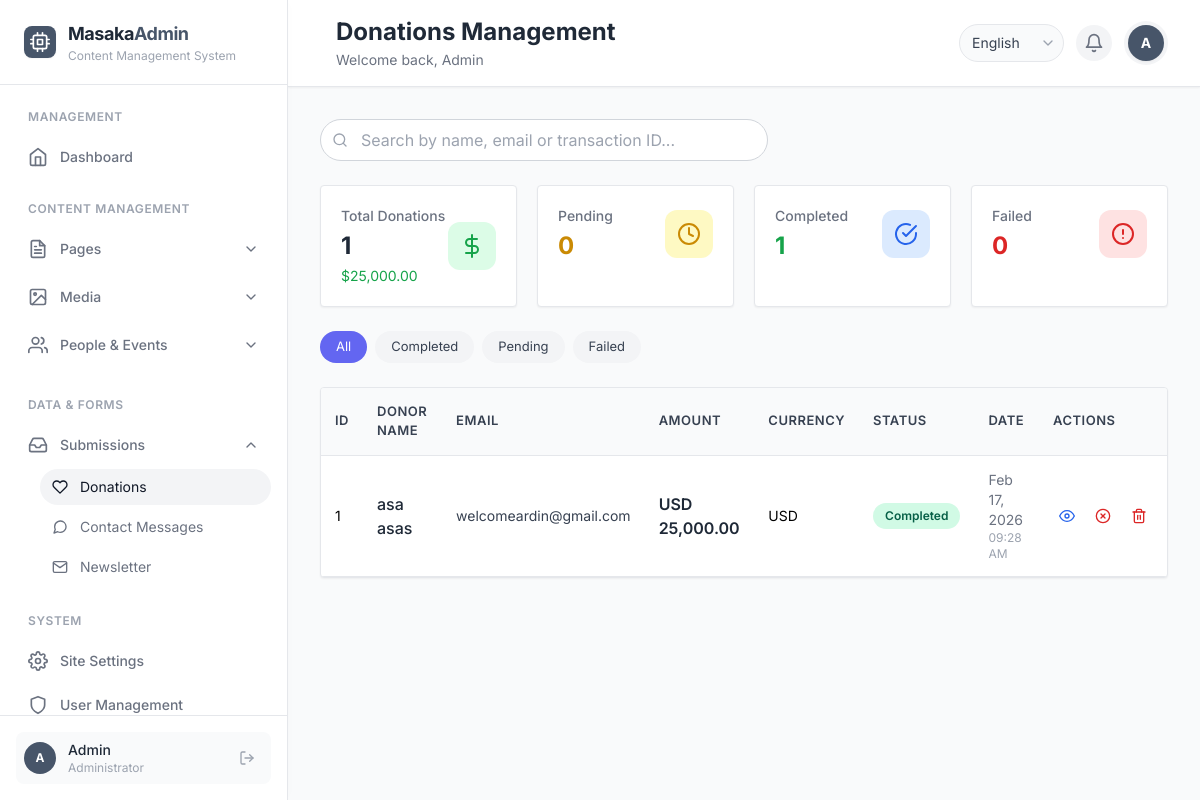
Screenshot of /admin/donations.php (signed in) with the database file from the repository.
### tables this page shows
CREATE TABLE `donations` (
  `id` int(11) NOT NULL,
  `full_name` varchar(255) NOT NULL,
  `email` varchar(255) NOT NULL,
  `phone` varchar(50) DEFAULT NULL,
  `amount` decimal(10,2) NOT NULL,
  `currency` varchar(3) DEFAULT 'USD',
  `payment_method` varchar(50) DEFAULT NULL,
  `transaction_id` varchar(255) DEFAULT NULL,
  `message` text DEFAULT NULL,
  `status` enum('pending','completed','failed') DEFAULT 'pending',
  `created_at` timestamp NOT NULL DEFAULT current_timestamp()
);

### admin/donations.php (the view, shortened to what this page needs)
<?php
require_once __DIR__ . '/../API/config.php';
$status_filter = isset($_GET['status']) ? $_GET['status'] : '';
$search = isset($_GET['search']) ? $_GET['search'] : '';
$where_clauses = [];
$where_sql = !empty($where_clauses) ? "WHERE " . implode(" AND ", $where_clauses) : "";
$donations = $conn->query("
    SELECT * FROM donations
    $where_sql
    ORDER BY created_at DESC
");
$stats = [];
$total_query = $conn->query("SELECT SUM(amount) as total, COUNT(*) as count FROM donations WHERE status = 'completed'");
$total_data = $total_query->fetch_assoc();
$stats['total_amount'] = $total_data['total'] ?? 0;
$stats['total_count'] = $total_data['count'] ?? 0;
$pending_query = $conn->query("SELECT COUNT(*) as count FROM donations WHERE status = 'pending'");
$stats['pending_count'] = $pending_query ? ($pending_query->fetch_assoc()['count'] ?? 0) : 0;
$completed_query = $conn->query("SELECT COUNT(*) as count FROM donations WHERE status = 'completed'");
$stats['completed_count'] = $completed_query ? ($completed_query->fetch_assoc()['count'] ?? 0) : 0;
$failed_query = $conn->query("SELECT COUNT(*) as count FROM donations WHERE status = 'failed'");
$stats['failed_count'] = $failed_query ? ($failed_query->fetch_assoc()['count'] ?? 0) : 0;
?>
<div class="space-y-6">
    <div class="flex flex-col sm:flex-row justify-between items-start sm:items-center gap-4">
        <div class="relative flex-1 max-w-md">
            <i data-feather="search" class="absolute left-3 top-1/2 transform -translate-y-1/2 w-4 h-4 text-gray-400"></i>
            <form method="GET" action="" id="searchForm">
                <input type="text" name="search" id="searchInput" placeholder="Search by name, email or transaction ID..."
                    value="<?php echo htmlspecialchars($search); ?>"
                    class="w-full pl-10 pr-4 py-2 border border-gray-300 rounded-full focus:ring-2">
            </form>
        </div>
    </div>
    <div class="grid grid-cols-1 sm:grid-cols-2 lg:grid-cols-4 gap-5">
        <div class="bg-white rounded border border-gray-200 shadow-sm p-5 stat-card">
            <div class="flex items-center justify-between">
                <div>
                    <p class="text-sm font-medium text-gray-500">Total Donations</p>
                    <p class="text-2xl font-bold text-gray-800 mt-1"><?php echo number_format($stats['total_count']); ?></p>
                    <p class="text-sm text-green-600 mt-1">$<?php echo number_format($stats['total_amount'], 2); ?></p>
                </div>
                <div class="w-12 h-12 bg-green-100 rounded-xl flex items-center justify-center">
                    <i data-feather="dollar-sign" class="w-6 h-6 text-green-600"></i>
                </div>
            </div>
        </div>
        <div class="bg-white rounded border border-gray-200 shadow-sm p-5 stat-card">
            <div class="flex items-center justify-between">
                <div>
                    <p class="text-sm font-medium text-gray-500">Pending</p>
                    <p class="text-2xl font-bold text-yellow-600 mt-1"><?php echo number_format($stats['pending_count']); ?></p>
                </div>
                <div class="w-12 h-12 bg-yellow-100 rounded-xl flex items-center justify-center">
                    <i data-feather="clock" class="w-6 h-6 text-yellow-600"></i>
                </div>
            </div>
        </div>
        <div class="bg-white rounded border border-gray-200 shadow-sm p-5 stat-card">
            <div class="flex items-center justify-between">
                <div>
                    <p class="text-sm font-medium text-gray-500">Completed</p>
                    <p class="text-2xl font-bold text-green-600 mt-1"><?php echo number_format($stats['completed_count']); ?></p>
                </div>
                <div class="w-12 h-12 bg-blue-100 rounded-xl flex items-center justify-center">
                    <i data-feather="check-circle" class="w-6 h-6 text-blue-600"></i>
                </div>
            </div>
        </div>
        <div class="bg-white rounded border border-gray-200 shadow-sm p-5 stat-card">
            <div class="flex items-center justify-between">
                <div>
                    <p class="text-sm font-medium text-gray-500">Failed</p>
                    <p class="text-2xl font-bold text-red-600 mt-1"><?php echo number_format($stats['failed_count']); ?></p>
                </div>
                <div class="w-12 h-12 bg-red-100 rounded-xl flex items-center justify-center">
                    <i data-feather="alert-circle" class="w-6 h-6 text-red-600"></i>
                </div>
            </div>
        </div>
    </div>
    <div class="flex flex-wrap gap-2">
        <a href="?status=all<?php echo $search ? '&search=' . urlencode($search) : ''; ?>"
            class="filter-btn <?php echo !$status_filter || $status_filter == 'all' ? 'filter-btn-active' : 'filter-btn-inactive'; ?>">
            All
        </a>
        <a href="?status=completed<?php echo $search ? '&search=' . urlencode($search) : ''; ?>"
            class="filter-btn <?php echo $status_filter == 'completed' ? 'filter-btn-active' : 'filter-btn-inactive'; ?>">
            Completed
        </a>
        <a href="?status=pending<?php echo $search ? '&search=' . urlencode($search) : ''; ?>"
            class="filter-btn <?php echo $status_filter == 'pending' ? 'filter-btn-active' : 'filter-btn-inactive'; ?>">
            Pending
        </a>
        <a href="?status=failed<?php echo $search ? '&search=' . urlencode($search) : ''; ?>"
            class="filter-btn <?php echo $status_filter == 'failed' ? 'filter-btn-active' : 'filter-btn-inactive'; ?>">
            Failed
        </a>
    </div>
    <div class="bg-white rounded border border-gray-200 shadow-sm overflow-hidden">
        <div class="table-container">
            <table class="data-table">
                <thead>
                    <tr>
                        <th>ID</th>
                        <th>Donor Name</th>
                        <th>Email</th>
                        <th>Amount</th>
                        <th>Currency</th>
                        <th>Status</th>
                        <th>Date</th>
                        <th>Actions</th>
                    </tr>
                </thead>
                <tbody>
                    <?php if ($donations && $donations->num_rows > 0): ?>
                        <?php while ($donation = $donations->fetch_assoc()): ?>
                            <tr>
                                <td class="text-sm"><?php echo $donation['id']; ?></td>
                                <td>
                                    <div class="font-medium text-gray-800"><?php echo htmlspecialchars($donation['full_name']); ?></div>
                                </td>
                                <td>
                                    <div class="text-sm text-gray-700"><?php echo htmlspecialchars($donation['email']); ?></div>
                                </td>
                                <td>
                                    <div class="font-semibold text-gray-800"><?php echo htmlspecialchars($donation['currency']); ?> <?php echo number_format($donation['amount'], 2); ?></div>
                                </td>
                                <td class="text-sm"><?php echo htmlspecialchars($donation['currency']); ?></td>
                                <td>
                                    <span class="status-badge status-<?php echo $donation['status']; ?>">
                                        <?php echo ucfirst($donation['status']); ?>
                                    </span>
                                </td>
                                <td class="text-sm text-gray-500">
                                    <?php echo date('M d, Y', strtotime($donation['created_at'])); ?>
                                    <div class="text-xs text-gray-400"><?php echo date('h:i A', strtotime($donation['created_at'])); ?></div>
                                </td>
                                <td>
                                    <div class="flex items-center gap-2">
        <button onclick="viewDonation(<?php echo htmlspecialchars(json_encode($donation)); ?>)" class="btn-action text-blue-600 hover:bg-blue-50 p-2" title="View Details">
            <i data-feather="eye" class="w-4 h-4"></i>
        </button>
        <?php if ($donation['status'] != 'failed'): ?>
            <button onclick="updateStatus(<?php echo $donation['id']; ?>, 'failed')" class="btn-action text-red-600 hover:bg-red-50 p-2" title="Mark as Failed">
                <i data-feather="x-circle" class="w-4 h-4"></i>
            </button>
        <?php endif; ?>
        <button onclick="confirmDelete(<?php echo $donation['id']; ?>, '<?php echo htmlspecialchars($donation['full_name']); ?>')" class="btn-action text-red-600 hover:bg-red-50 p-2" title="Delete">
            <i data-feather="trash-2" class="w-4 h-4"></i>
        </button>
                                    </div>
                                </td>
                            </tr>
<?php endwhile; ?>
    <?php endif; ?>
    </tbody>
</table>
</div>
</div>
</div>
        <?php
        require_once __DIR__ . '/layout.php';
        ?>

### admin/donations.php (style rules this page uses)
.status-badge { display: inline-block; padding: 4px 12px; border-radius: 9999px; font-size: 12px; font-weight: 600; }
.status-completed { background-color: #d1fae5; color: #065f46; }
.btn-action { padding: 6px; border-radius: 8px; transition: all 0.2s; cursor: pointer; }
.stat-card { transition: all 0.3s; }
.table-container { overflow-x: auto; }
.data-table { width: 100%; border-collapse: collapse; }
.data-table th, .data-table td { padding: 14px; text-align: left; border-bottom: 1px solid #e5e7eb; }
.data-table th { background-color: #f9fafb; font-weight: 600; color: #374151; font-size: 13px; text-transform: uppercase; letter-spacing: 0.5px; }
.filter-btn { padding: 6px 16px; border-radius: 9999px; font-size: 13px; transition: all 0.2s; }
.filter-btn-active { background-color: #6366f1; color: white; }
.filter-btn-inactive { background-color: #f3f4f6; color: #374151; }

### rows the page displays
donations: id "1", full_name "asa asas", email "welcomeardin@gmail.com", currency "USD", amount "25,000.00", status "Completed", created_at "Feb 17, 2026", created_at "09:28 AM"

### other values shown
substr(htmlspecialchars($_SESSION['user_name']), 0, 1) "A"
$_SESSION['user_name'] "Admin"
$pageTitle "Donations Management"
$stats['total_count'] "1"
$stats['total_amount'] "25,000.00"
$stats['pending_count'] "0"
$stats['completed_count'] "1"
$stats['failed_count'] "0"
form field value "English"
